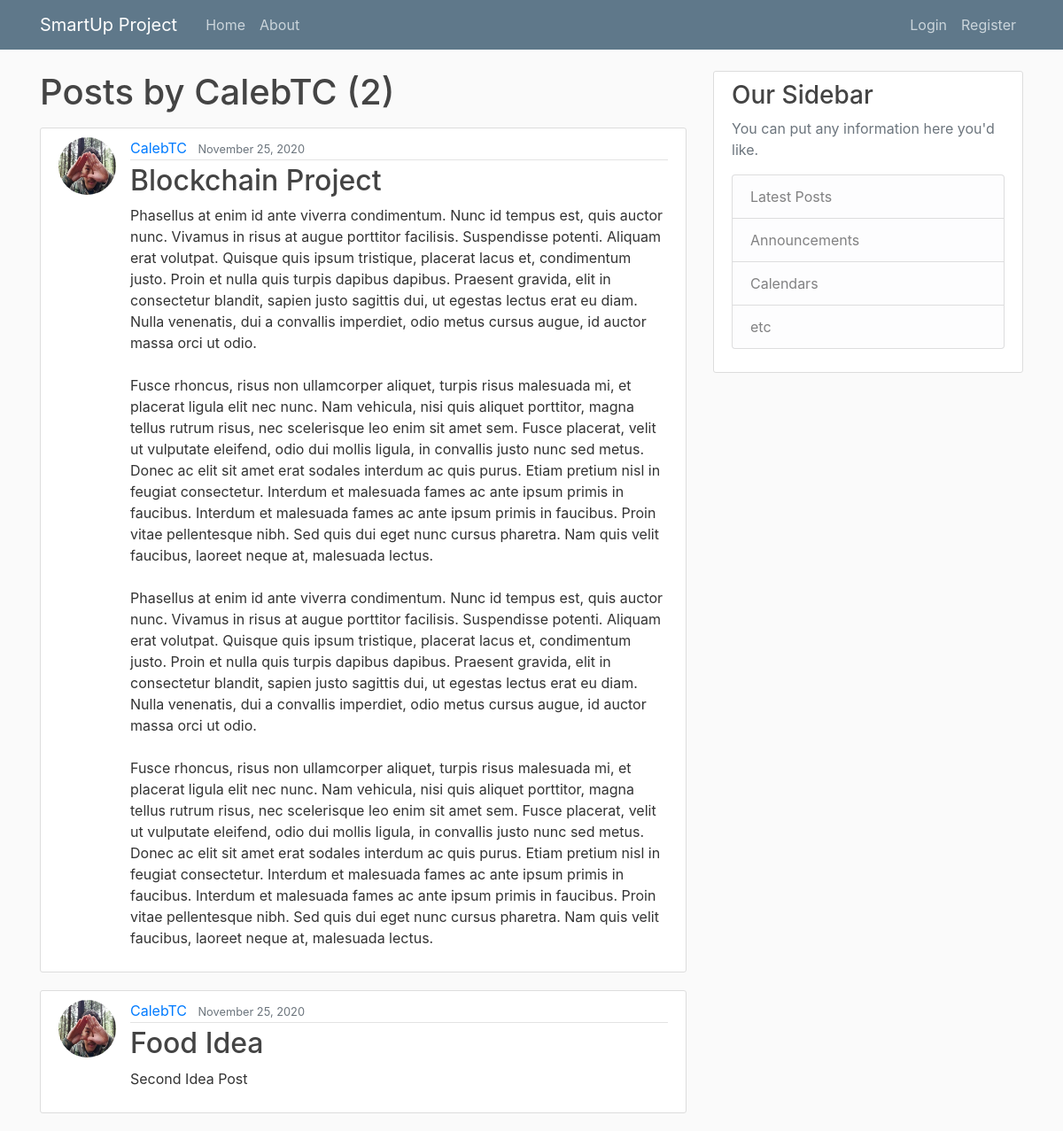
Screenshot of /user/CalebTC with the database file from the repository.
### ideas/models.py (models this page shows, shortened)
class Post(models.Model):
    title = models.CharField(max_length=100)
    content = models.TextField()
    date_posted = models.DateTimeField(default=timezone.now)
    author = models.ForeignKey(User, on_delete=models.CASCADE)

### users/models.py (models this page shows, shortened)
class Profile(models.Model):
    user = models.OneToOneField(User, on_delete=models.CASCADE)
    image = models.ImageField(default='default.jpg', upload_to='profile_pics')

### ideas/views.py (the view)
# urls.py: path('user/<str:username>', UserPostListView.as_view(), name='user-posts'),
class UserPostListView(ListView):
    model = Post
    template_name = 'ideas/user_posts.html'  # <app>/<model>_<viewtype>.html
    context_object_name = 'posts'
    paginate_by = 5
    def get_queryset(self):
        user = get_object_or_404(User, username=self.kwargs.get('username'))
        return Post.objects.filter(author=user).order_by('-date_posted')

### ideas/templates/ideas/user_posts.html (shortened to what this page needs)
{% extends "ideas/base.html" %}
{% block content %}
    <h1 class="mb-3">Posts by {{ view.kwargs.username }} ({{ page_obj.paginator.count }})</h1>
    {% for post in posts %}
        <article class="media content-section">
          <img class="rounded-circle article-img" src="{{ post.author.profile.image.url }}">
          <div class="media-body">
            <div class="article-metadata">
              <a class="mr-2" href="{% url 'user-posts' post.author.username %}">{{ post.author }}</a>
              <small class="text-muted">{{ post.date_posted|date:"F d, Y" }}</small>
            </div>
            <h2><a class="article-title" href="{% url 'post-detail' post.id %}">{{ post.title }}</a></h2>
            <p class="article-content">{{ post.content }}</p>
          </div>
        </article>
    {% endfor %}
{% endblock content %}

### ideas/templates/ideas/base.html (shortened to what this page needs)
{% load static %}
<!DOCTYPE html>
<html>
<head>
    <link rel="stylesheet" href="https://maxcdn.bootstrapcdn.com/bootstrap/4.0.0/css/bootstrap.min.css">
    <link rel="stylesheet" type="text/css" href="{% static 'ideas/main.css' %}">
</head>
<body>
    <header class="site-header">
      <nav class="navbar navbar-expand-md navbar-dark bg-steel fixed-top">
        <div class="container">
          <a class="navbar-brand mr-4" href="{% url 'ideas-home' %}">SmartUp Project</a>
          <div class="collapse navbar-collapse" id="navbarToggle">
            <div class="navbar-nav mr-auto">
              <a class="nav-item nav-link" href="{% url 'ideas-home' %}">Home</a>
              <a class="nav-item nav-link" href="{% url 'ideas-about' %}">About</a>
            </div>
            <div class="navbar-nav">
                {% if user.is_authenticated %}
                    <a class="nav-item nav-link" href="{% url 'post-create' %}">New Post</a>
                    <a class="nav-item nav-link" href="{% url 'profile' %}">Profile</a>
                    <a class="nav-item nav-link" href="{% url 'logout' %}">Logout</a>
                {% else %}
                    <a class="nav-item nav-link" href="{% url 'login' %}">Login</a>
                    <a class="nav-item nav-link" href="{% url 'register' %}">Register</a>
                {% endif %}
            </div>
          </div>
        </div>
      </nav>
    </header>
    <main role="main" class="container">
      <div class="row">
        <div class="col-md-8">
          {% block content %}{% endblock %}
        </div>
        <div class="col-md-4">
          <div class="content-section">
            <h3>Our Sidebar</h3>
            <p class='text-muted'>You can put any information here you'd like.
              <ul class="list-group">
                <li class="list-group-item list-group-item-light">Latest Posts</li>
                <li class="list-group-item list-group-item-light">Announcements</li>
                <li class="list-group-item list-group-item-light">Calendars</li>
                <li class="list-group-item list-group-item-light">etc</li>
              </ul>
            </p>
          </div>
        </div>
      </div>
    </main>
</body>
</html>

### ideas/static/ideas/main.css (style rules this page uses)
body { background: #fafafa; color: #333333; margin-top: 5rem; }
h1, h2, h3, h4, h5, h6 { color: #444444; }
ul { margin: 0; }
.bg-steel { background-color: #5f788a; }
.site-header .navbar-nav .nav-link { color: #cbd5db; }
.content-section { background: #ffffff; padding: 10px 20px; border: 1px solid #dddddd; border-radius: 3px; margin-bottom: 20px; }
.article-title { color: #444444; }
.article-content { white-space: pre-line; }
.article-img { height: 65px; width: 65px; margin-right: 16px; }
.article-metadata { padding-bottom: 1px; margin-bottom: 4px; border-bottom: 1px solid #e3e3e3 }

### rows the page displays
Post: author.profile.image (picture), author "CalebTC", date_posted "November 25, 2020", title "Blockchain Project", content "Phasellus at enim id ante viverra condimentum. Nunc id tempus est, quis auctor nunc. Vivamus in risus at augue porttitor facilisis. Suspendisse potenti. Aliquam erat volutpat. Quisque quis ipsum tristique, placerat lacus et, condimentum justo. Proin et nulla quis turpis dapibus dapibus. Praesent gravida, elit in consectetur blandit, sapien justo sagittis dui, ut egestas lectus erat eu diam. Nulla venenatis, dui a convallis imperdiet, odio metus cursus augue, id auctor massa orci ut odio. Fusce rhoncus, risus non ullamcorper aliquet, turpis risus malesuada mi, et placerat ligula elit nec nunc. Nam vehicula, nisi quis aliquet porttitor, magna tellus rutrum risus, nec scelerisque leo enim sit…"
Post: author.profile.image (picture), author "CalebTC", date_posted "November 25, 2020", title "Food Idea", content "Second Idea Post"

### other values shown
{{ view.kwargs.username }} "CalebTC"
{{ page_obj.paginator.count }} "2"
